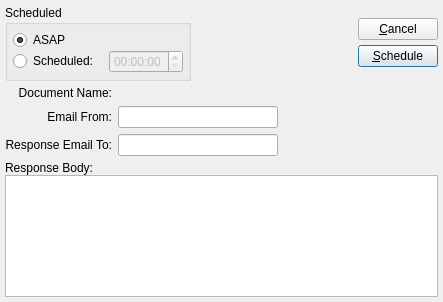
<ui version="4.0" >
 <author></author>
 <comment>This file is part of the xTuple ERP: PostBooks Edition, a free and
open source Enterprise Resource Planning software suite,
Copyright (c) 1999-2011 by OpenMFG LLC, d/b/a xTuple.
It is licensed to you under the Common Public Attribution License
version 1.0, the full text of which (including xTuple-specific Exhibits)
is available at www.xtuple.com/CPAL.  By using this software, you agree
to be bound by its terms.</comment>
 <class>submitReport</class>
 <widget class="QDialog" name="submitReport" >
  <property name="geometry" >
   <rect>
    <x>0</x>
    <y>0</y>
    <width>443</width>
    <height>302</height>
   </rect>
  </property>
  <property name="windowTitle" >
   <string>Schedule Report with xTuple Connect</string>
  </property>
  <layout class="QVBoxLayout" >
   <property name="spacing" >
    <number>5</number>
   </property>
   <property name="margin" >
    <number>5</number>
   </property>
   <item>
    <layout class="QHBoxLayout" >
     <property name="spacing" >
      <number>7</number>
     </property>
     <property name="margin" >
      <number>0</number>
     </property>
     <item>
      <layout class="QHBoxLayout" >
       <property name="spacing" >
        <number>0</number>
       </property>
       <property name="margin" >
        <number>0</number>
       </property>
       <item>
        <widget class="QGroupBox" name="_scheduledGroup" >
         <property name="title" >
          <string>Scheduled</string>
         </property>
         <layout class="QVBoxLayout" >
          <property name="spacing" >
           <number>0</number>
          </property>
          <property name="margin" >
           <number>5</number>
          </property>
          <item>
           <widget class="QRadioButton" name="_asap" >
            <property name="text" >
             <string>ASAP</string>
            </property>
            <property name="checked" >
             <bool>true</bool>
            </property>
           </widget>
          </item>
          <item>
           <layout class="QHBoxLayout" >
            <property name="spacing" >
             <number>5</number>
            </property>
            <property name="margin" >
             <number>0</number>
            </property>
            <item>
             <widget class="QRadioButton" name="_scheduled" >
              <property name="text" >
               <string>Scheduled:</string>
              </property>
             </widget>
            </item>
            <item>
             <widget class="DLineEdit" name="_date" >
              <property name="enabled" >
               <bool>false</bool>
              </property>
             </widget>
            </item>
            <item>
             <widget class="QTimeEdit" name="_time" >
              <property name="enabled" >
               <bool>false</bool>
              </property>
             </widget>
            </item>
           </layout>
          </item>
         </layout>
        </widget>
       </item>
       <item>
        <spacer>
         <property name="orientation" >
          <enum>Qt::Horizontal</enum>
         </property>
         <property name="sizeType" >
          <enum>QSizePolicy::Expanding</enum>
         </property>
         <property name="sizeHint" stdset="0" >
          <size>
           <width>36</width>
           <height>10</height>
          </size>
         </property>
        </spacer>
       </item>
      </layout>
     </item>
     <item>
      <layout class="QVBoxLayout" >
       <property name="spacing" >
        <number>0</number>
       </property>
       <property name="margin" >
        <number>0</number>
       </property>
       <item>
        <layout class="QVBoxLayout" >
         <property name="spacing" >
          <number>5</number>
         </property>
         <property name="margin" >
          <number>0</number>
         </property>
         <item>
          <widget class="QPushButton" name="_close" >
           <property name="text" >
            <string>&amp;Cancel</string>
           </property>
          </widget>
         </item>
         <item>
          <widget class="QPushButton" name="_submit" >
           <property name="text" >
            <string>&amp;Schedule</string>
           </property>
           <property name="autoDefault" >
            <bool>true</bool>
           </property>
           <property name="default" >
            <bool>true</bool>
           </property>
          </widget>
         </item>
        </layout>
       </item>
       <item>
        <spacer>
         <property name="orientation" >
          <enum>Qt::Vertical</enum>
         </property>
         <property name="sizeType" >
          <enum>QSizePolicy::Preferred</enum>
         </property>
         <property name="sizeHint" stdset="0" >
          <size>
           <width>10</width>
           <height>0</height>
          </size>
         </property>
        </spacer>
       </item>
      </layout>
     </item>
    </layout>
   </item>
   <item>
    <layout class="QGridLayout" >
     <property name="margin" >
      <number>0</number>
     </property>
     <property name="spacing" >
      <number>6</number>
     </property>
     <item row="0" column="1" >
      <widget class="QLabel" name="_documentName" >
       <property name="sizePolicy" >
        <sizepolicy vsizetype="Preferred" hsizetype="Expanding" >
         <horstretch>0</horstretch>
         <verstretch>0</verstretch>
        </sizepolicy>
       </property>
       <property name="text" >
        <string/>
       </property>
       <property name="alignment" >
        <set>Qt::AlignLeading|Qt::AlignLeft|Qt::AlignVCenter</set>
       </property>
      </widget>
     </item>
     <item row="2" column="0" >
      <widget class="QLabel" name="_responseEmailLit" >
       <property name="text" >
        <string>Response Email To:</string>
       </property>
       <property name="alignment" >
        <set>Qt::AlignRight|Qt::AlignTrailing|Qt::AlignVCenter</set>
       </property>
      </widget>
     </item>
     <item row="1" column="1" >
      <layout class="QHBoxLayout" >
       <property name="spacing" >
        <number>0</number>
       </property>
       <property name="margin" >
        <number>0</number>
       </property>
       <item>
        <widget class="XLineEdit" name="_fromEmail" />
       </item>
       <item>
        <spacer>
         <property name="orientation" >
          <enum>Qt::Horizontal</enum>
         </property>
         <property name="sizeType" >
          <enum>QSizePolicy::Expanding</enum>
         </property>
         <property name="sizeHint" stdset="0" >
          <size>
           <width>76</width>
           <height>10</height>
          </size>
         </property>
        </spacer>
       </item>
      </layout>
     </item>
     <item row="0" column="0" >
      <widget class="QLabel" name="_documentNameLit" >
       <property name="text" >
        <string>Document Name:</string>
       </property>
       <property name="alignment" >
        <set>Qt::AlignRight|Qt::AlignTrailing|Qt::AlignVCenter</set>
       </property>
      </widget>
     </item>
     <item row="1" column="0" >
      <widget class="QLabel" name="_fromEmailLit" >
       <property name="text" >
        <string>Email From:</string>
       </property>
       <property name="alignment" >
        <set>Qt::AlignRight|Qt::AlignTrailing|Qt::AlignVCenter</set>
       </property>
      </widget>
     </item>
     <item row="2" column="1" >
      <layout class="QHBoxLayout" >
       <property name="spacing" >
        <number>0</number>
       </property>
       <property name="margin" >
        <number>0</number>
       </property>
       <item>
        <widget class="XLineEdit" name="_email" />
       </item>
       <item>
        <spacer>
         <property name="orientation" >
          <enum>Qt::Horizontal</enum>
         </property>
         <property name="sizeType" >
          <enum>QSizePolicy::Expanding</enum>
         </property>
         <property name="sizeHint" stdset="0" >
          <size>
           <width>76</width>
           <height>10</height>
          </size>
         </property>
        </spacer>
       </item>
      </layout>
     </item>
    </layout>
   </item>
   <item>
    <layout class="QVBoxLayout" >
     <property name="spacing" >
      <number>0</number>
     </property>
     <property name="margin" >
      <number>0</number>
     </property>
     <item>
      <widget class="QLabel" name="_responseBodyLit" >
       <property name="text" >
        <string>Response Body:</string>
       </property>
       <property name="alignment" >
        <set>Qt::AlignLeading|Qt::AlignLeft|Qt::AlignVCenter</set>
       </property>
      </widget>
     </item>
     <item>
      <widget class="QTextEdit" name="_responseBody" />
     </item>
    </layout>
   </item>
  </layout>
 </widget>
 <layoutdefault spacing="6" margin="11" />
 <pixmapfunction>qPixmapFromMimeSource</pixmapfunction>
 <customwidgets>
  <customwidget>
   <class>DLineEdit</class>
   <extends>QWidget</extends>
   <header>datecluster.h</header>
  </customwidget>
  <customwidget>
   <class>XLineEdit</class>
   <extends>QLineEdit</extends>
   <header>xlineedit.h</header>
  </customwidget>
 </customwidgets>
 <tabstops>
  <tabstop>_asap</tabstop>
  <tabstop>_scheduled</tabstop>
  <tabstop>_date</tabstop>
  <tabstop>_time</tabstop>
  <tabstop>_email</tabstop>
  <tabstop>_responseBody</tabstop>
  <tabstop>_submit</tabstop>
  <tabstop>_close</tabstop>
 </tabstops>
 <resources/>
 <connections>
  <connection>
   <sender>_scheduled</sender>
   <signal>toggled(bool)</signal>
   <receiver>_time</receiver>
   <slot>setEnabled(bool)</slot>
   <hints>
    <hint type="sourcelabel" >
     <x>20</x>
     <y>20</y>
    </hint>
    <hint type="destinationlabel" >
     <x>20</x>
     <y>20</y>
    </hint>
   </hints>
  </connection>
  <connection>
   <sender>_scheduled</sender>
   <signal>toggled(bool)</signal>
   <receiver>_date</receiver>
   <slot>setEnabled(bool)</slot>
   <hints>
    <hint type="sourcelabel" >
     <x>20</x>
     <y>20</y>
    </hint>
    <hint type="destinationlabel" >
     <x>20</x>
     <y>20</y>
    </hint>
   </hints>
  </connection>
  <connection>
   <sender>_close</sender>
   <signal>clicked()</signal>
   <receiver>submitReport</receiver>
   <slot>reject()</slot>
   <hints>
    <hint type="sourcelabel" >
     <x>20</x>
     <y>20</y>
    </hint>
    <hint type="destinationlabel" >
     <x>20</x>
     <y>20</y>
    </hint>
   </hints>
  </connection>
 </connections>
</ui>
